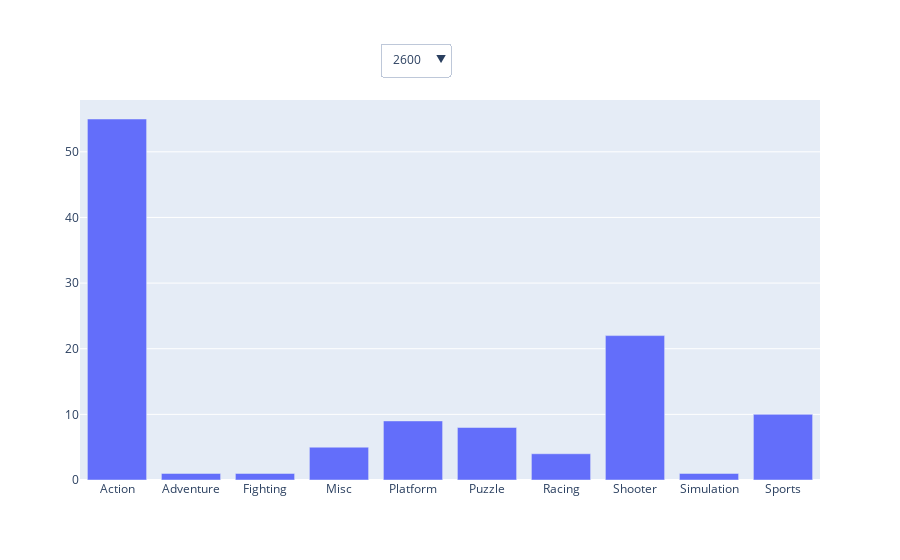

Here is the notebook cell this chart was saved with:
### Code cell
console = sorted(set(games_clean['Platform']))

fig = go.Figure()

platform_plot_names = []

buttons = []

default_platform = '2600'

for platform_names in console:
    platform = games_clean[games_clean['Platform'] == platform_names]
    
    fig.add_trace(go.Bar(
        x = platform.groupby(['Genre'])['Rank'].count().index,
        y = platform.groupby(['Genre'])['Rank'].count().values,
                  visible = (platform_names == default_platform)
                 ))
    
    platform_plot_names.extend([platform_names])
    
for platform_names in console:
    buttons.append(dict(method='update',
                       label = platform_names,
                       args = [{'visible':[platform_names == r for r in platform_plot_names]}]))
    
    
fig.update_layout(showlegend=False, updatemenus=[{"buttons": buttons, "direction": "down",
                                                  "active": console.index(default_platform), 
                                                  "showactive": True, "x": 0.5, "y": 1.15}])
fig.show()

### Figure 1 — Plotly figure (JSON) as saved in the notebook; plotly's stock layout.template omitted (floating-point values rounded to 4 significant figures)
{"data": [{"type": "bar", "visible": true, "x": ["Action", "Adventure", "Fighting", "Misc", "Platform", "Puzzle", "Racing", "Shooter", "Simulation", "Sports"], "y": [55, 1, 1, 5, 9, 8, 4, 22, 1, 10]}, {"type": "bar", "visible": false, "x": ["Adventure", "Puzzle", "Simulation"], "y": [1, 1, 1]}, {"type": "bar", "visible": false, "x": ["Action", "Adventure", "Fighting", "Misc", "Platform", "Puzzle", "Racing", "Role-Playing", "Shooter", "Simulation", "Sports", "Strategy"], "y": [180, 36, 14, 53, 28, 19, 10, 85, 6, 28, 25, 15]}, {"type": "bar", "visible": false, "x": ["Action", "Adventure", "Fighting", "Platform", "Racing", "Role-Playing", "Shooter", "Simulation", "Sports"], "y": [3, 11, 12, 2, 6, 4, 3, 1, 10]}, {"type": "bar", "visible": false, "x": ["Action", "Adventure", "Fighting", "Misc", "Platform", "Puzzle", "Racing", "Role-Playing", "Shooter", "Simulation", "Sports", "Strategy"], "y": [335, 238, 36, 389, 89, 236, 66, 196, 42, 280, 146, 78]}, {"type": "bar", "visible": false, "x": ["Action", "Adventure", "Misc", "Platform", "Puzzle", "Racing", "Role-Playing", "Shooter", "Simulation", "Sports", "Strategy"], "y": [6, 5, 8, 18, 15, 2, 21, 1, 5, 9, 7]}, {"type": "bar", "visible": false, "x": ["Action", "Adventure", "Fighting", "Misc", "Platform", "Puzzle", "Racing", "Role-Playing", "Shooter", "Simulation", "Sports", "Strategy"], "y": [162, 36, 23, 86, 139, 39, 64, 73, 40, 18, 88, 18]}, {"type": "bar", "visible": false, "x": ["Action", "Adventure", "Fighting", "Misc", "Platform", "Puzzle", "Racing", "Role-Playing", "Shooter", "Simulation", "Sports", "Strategy"], "y": [98, 20, 42, 35, 73, 12, 60, 25, 48, 12, 106, 11]}, {"type": "bar", "visible": false, "x": ["Action", "Adventure", "Fighting", "Misc", "Platform", "Racing", "Role-Playing", "Shooter", "Sports", "Strategy"], "y": [3, 2, 5, 1, 7, 1, 3, 1, 3, 1]}, {"type": "bar", "visible": false, "x": ["Platform"], "y": [1]}, {"type": "bar", "visible": false, "x": ["Action", "Adventure", "Fighting", "Misc", "Platform", "Puzzle", "Racing", "Role-Playing", "Shooter", "Simulation", "Sports", "Strategy"], "y": [37, 4, 29, 18, 30, 12, 57, 7, 24, 10, 79, 9]}, {"type": "bar", "visible": false, "x": ["Action", "Adventure", "Fighting", "Misc", "Platform", "Puzzle", "Racing", "Role-Playing", "Shooter", "Sports"], "y": [13, 1, 4, 2, 28, 14, 4, 11, 7, 14]}, {"type": "bar", "visible": false, "x": ["Fighting", "Sports"], "y": [11, 1]}, {"type": "bar", "visible": false, "x": ["Action", "Adventure", "Fighting", "Misc", "Platform", "Puzzle", "Racing", "Role-Playing", "Shooter", "Simulation", "Sports", "Strategy"], "y": [161, 65, 5, 22, 11, 25, 56, 103, 145, 112, 49, 184]}, {"type": "bar", "visible": false, "x": ["Role-Playing"], "y": [1]}, {"type": "bar", "visible": false, "x": ["Action", "Adventure", "Fighting", "Misc", "Platform", "Puzzle", "Racing", "Role-Playing", "Shooter", "Simulation", "Sports", "Strategy"], "y": [154, 67, 108, 76, 64, 32, 144, 97, 96, 60, 221, 70]}, {"type": "bar", "visible": false, "x": ["Action", "Adventure", "Fighting", "Misc", "Platform", "Puzzle", "Racing", "Role-Playing", "Shooter", "Simulation", "Sports", "Strategy"], "y": [345, 196, 146, 218, 101, 18, 212, 183, 158, 89, 391, 70]}, {"type": "bar", "visible": false, "x": ["Action", "Adventure", "Fighting", "Misc", "Platform", "Puzzle", "Racing", "Role-Playing", "Shooter", "Simulation", "Sports", "Strategy"], "y": [373, 72, 76, 121, 36, 2, 90, 117, 155, 30, 210, 22]}, {"type": "bar", "visible": false, "x": ["Action", "Adventure", "Fighting", "Misc", "Platform", "Puzzle", "Racing", "Role-Playing", "Shooter", "Simulation", "Sports", "Strategy"], "y": [122, 19, 17, 15, 11, 1, 17, 47, 34, 5, 43, 5]}, {"type": "bar", "visible": false, "x": ["Action", "Adventure", "Fighting", "Misc", "Platform", "Puzzle", "Racing", "Role-Playing", "Shooter", "Simulation", "Sports", "Strategy"], "y": [217, 213, 73, 104, 36, 44, 65, 191, 37, 29, 130, 58]}, {"type": "bar", "visible": false, "x": ["Action", "Adventure", "Fighting", "Misc", "Platform", "Puzzle", "Racing", "Role-Playing", "Shooter", "Simulation", "Sports", "Strategy"], "y": [141, 85, 16, 24, 10, 3, 11, 82, 5, 3, 23, 7]}, {"type": "bar", "visible": false, "x": ["Action", "Adventure", "Fighting", "Misc", "Platform", "Puzzle", "Racing", "Role-Playing", "Shooter", "Simulation", "Sports", "Strategy"], "y": [3, 26, 31, 15, 5, 5, 8, 17, 22, 7, 16, 18]}, {"type": "bar", "visible": false, "x": ["Misc", "Platform", "Racing", "Role-Playing", "Strategy"], "y": [2, 1, 1, 1, 1]}, {"type": "bar", "visible": false, "x": ["Action", "Adventure", "Fighting", "Misc", "Platform", "Puzzle", "Racing", "Role-Playing", "Shooter", "Simulation", "Sports", "Strategy"], "y": [12, 4, 25, 17, 26, 13, 9, 50, 10, 9, 49, 15]}, {"type": "bar", "visible": false, "x": ["Adventure", "Shooter"], "y": [1, 1]}, {"type": "bar", "visible": false, "x": ["Role-Playing", "Strategy"], "y": [4, 2]}, {"type": "bar", "visible": false, "x": ["Action", "Adventure", "Fighting", "Misc", "Platform", "Puzzle", "Racing", "Role-Playing", "Shooter", "Simulation", "Sports", "Strategy"], "y": [230, 83, 41, 272, 57, 54, 92, 35, 61, 84, 256, 25]}, {"type": "bar", "visible": false, "x": ["Action", "Adventure", "Fighting", "Misc", "Platform", "Puzzle", "Racing", "Role-Playing", "Shooter", "Simulation", "Sports", "Strategy"], "y": [63, 3, 5, 21, 16, 4, 3, 6, 10, 1, 8, 3]}, {"type": "bar", "visible": false, "x": ["Action", "Adventure", "Fighting", "Misc", "Platform", "Puzzle", "Racing", "Role-Playing", "Shooter", "Simulation", "Sports", "Strategy"], "y": [318, 47, 65, 122, 24, 6, 102, 75, 197, 36, 215, 27]}, {"type": "bar", "visible": false, "x": ["Action", "Adventure", "Fighting", "Misc", "Platform", "Puzzle", "Racing", "Role-Playing", "Shooter", "Simulation", "Sports", "Strategy"], "y": [152, 26, 44, 45, 49, 7, 122, 23, 124, 24, 166, 21]}, {"type": "bar", "visible": false, "x": ["Action", "Adventure", "Fighting", "Misc", "Platform", "Racing", "Role-Playing", "Shooter", "Simulation", "Sports", "Strategy"], "y": [68, 12, 7, 15, 4, 19, 13, 33, 3, 36, 3]}], "layout": {"showlegend": false, "updatemenus": [{"active": 0, "buttons": [{"args": [{"visible": [true, false, false, false, false, false, false, false, false, false, false, false, false, false, false, false, false, false, false, false, false, false, false, false, false, false, false, false, false, false, false]}], "label": "2600", "method": "update"}, {"args": [{"visible": [false, true, false, false, false, false, false, false, false, false, false, false, false, false, false, false, false, false, false, false, false, false, false, false, false, false, false, false, false, false, false]}], "label": "3DO", "method": "update"}, {"args": [{"visible": [false, false, true, false, false, false, false, false, false, false, false, false, false, false, false, false, false, false, false, false, false, false, false, false, false, false, false, false, false, false, false]}], "label": "3DS", "method": "update"}, {"args": [{"visible": [false, false, false, true, false, false, false, false, false, false, false, false, false, false, false, false, false, false, false, false, false, false, false, false, false, false, false, false, false, false, false]}], "label": "DC", "method": "update"}, {"args": [{"visible": [false, false, false, false, true, false, false, false, false, false, false, false, false, false, false, false, false, false, false, false, false, false, false, false, false, false, false, false, false, false, false]}], "label": "DS", "method": "update"}, {"args": [{"visible": [false, false, false, false, false, true, false, false, false, false, false, false, false, false, false, false, false, false, false, false, false, false, false, false, false, false, false, false, false, false, false]}], "label": "GB", "method": "update"}, {"args": [{"visible": [false, false, false, false, false, false, true, false, false, false, false, false, false, false, false, false, false, false, false, false, false, false, false, false, false, false, false, false, false, false, false]}], "label": "GBA", "method": "update"}, {"args": [{"visible": [false, false, false, false, false, false, false, true, false, false, false, false, false, false, false, false, false, false, false, false, false, false, false, false, false, false, false, false, false, false, false]}], "label": "GC", "method": "update"}, {"args": [{"visible": [false, false, false, false, false, false, false, false, true, false, false, false, false, false, false, false, false, false, false, false, false, false, false, false, false, false, false, false, false, false, false]}], "label": "GEN", "method": "update"}, {"args": [{"visible": [false, false, false, false, false, false, false, false, false, true, false, false, false, false, false, false, false, false, false, false, false, false, false, false, false, false, false, false, false, false, false]}], "label": "GG", "method": "update"}, {"args": [{"visible": [false, false, false, false, false, false, false, false, false, false, true, false, false, false, false, false, false, false, false, false, false, false, false, false, false, false, false, false, false, false, false]}], "label": "N64", "method": "update"}, {"args": [{"visible": [false, false, false, false, false, false, false, false, false, false, false, true, false, false, false, false, false, false, false, false, false, false, false, false, false, false, false, false, false, false, false]}], "label": "NES", "method": "update"}, {"args": [{"visible": [false, false, false, false, false, false, false, false, false, false, false, false, true, false, false, false, false, false, false, false, false, false, false, false, false, false, false, false, false, false, false]}], "label": "NG", "method": "update"}, {"args": [{"visible": [false, false, false, false, false, false, false, false, false, false, false, false, false, true, false, false, false, false, false, false, false, false, false, false, false, false, false, false, false, false, false]}], "label": "PC", "method": "update"}, {"args": [{"visible": [false, false, false, false, false, false, false, false, false, false, false, false, false, false, true, false, false, false, false, false, false, false, false, false, false, false, false, false, false, false, false]}], "label": "PCFX", "method": "update"}, {"args": [{"visible": [false, false, false, false, false, false, false, false, false, false, false, false, false, false, false, true, false, false, false, false, false, false, false, false, false, false, false, false, false, false, false]}], "label": "PS", "method": "update"}, {"args": [{"visible": [false, false, false, false, false, false, false, false, false, false, false, false, false, false, false, false, true, false, false, false, false, false, false, false, false, false, false, false, false, false, false]}], "label": "PS2", "method": "update"}, {"args": [{"visible": [false, false, false, false, false, false, false, false, false, false, false, false, false, false, false, false, false, true, false, false, false, false, false, false, false, false, false, false, false, false, false]}], "label": "PS3", "method": "update"}, {"args": [{"visible": [false, false, false, false, false, false, false, false, false, false, false, false, false, false, false, false, false, false, true, false, false, false, false, false, false, false, false, false, false, false, false]}], "label": "PS4", "method": "update"}, {"args": [{"visible": [false, false, false, false, false, false, false, false, false, false, false, false, false, false, false, false, false, false, false, true, false, false, false, false, false, false, false, false, false, false, false]}], "label": "PSP", "method": "update"}, {"args": [{"visible": [false, false, false, false, false, false, false, false, false, false, false, false, false, false, false, false, false, false, false, false, true, false, false, false, false, false, false, false, false, false, false]}], "label": "PSV", "method": "update"}, {"args": [{"visible": [false, false, false, false, false, false, false, false, false, false, false, false, false, false, false, false, false, false, false, false, false, true, false, false, false, false, false, false, false, false, false]}], "label": "SAT", "method": "update"}, {"args": [{"visible": [false, false, false, false, false, false, false, false, false, false, false, false, false, false, false, false, false, false, false, false, false, false, true, false, false, false, false, false, false, false, false]}], "label": "SCD", "method": "update"}, {"args": [{"visible": [false, false, false, false, false, false, false, false, false, false, false, false, false, false, false, false, false, false, false, false, false, false, false, true, false, false, false, false, false, false, false]}], "label": "SNES", "method": "update"}, {"args": [{"visible": [false, false, false, false, false, false, false, false, false, false, false, false, false, false, false, false, false, false, false, false, false, false, false, false, true, false, false, false, false, false, false]}], "label": "TG16", "method": "update"}, {"args": [{"visible": [false, false, false, false, false, false, false, false, false, false, false, false, false, false, false, false, false, false, false, false, false, false, false, false, false, true, false, false, false, false, false]}], "label": "WS", "method": "update"}, {"args": [{"visible": [false, false, false, false, false, false, false, false, false, false, false, false, false, false, false, false, false, false, false, false, false, false, false, false, false, false, true, false, false, false, false]}], "label": "Wii", "method": "update"}, {"args": [{"visible": [false, false, false, false, false, false, false, false, false, false, false, false, false, false, false, false, false, false, false, false, false, false, false, false, false, false, false, true, false, false, false]}], "label": "WiiU", "method": "update"}, {"args": [{"visible": [false, false, false, false, false, false, false, false, false, false, false, false, false, false, false, false, false, false, false, false, false, false, false, false, false, false, false, false, true, false, false]}], "label": "X360", "method": "update"}, {"args": [{"visible": [false, false, false, false, false, false, false, false, false, false, false, false, false, false, false, false, false, false, false, false, false, false, false, false, false, false, false, false, false, true, false]}], "label": "XB", "method": "update"}, {"args": [{"visible": [false, false, false, false, false, false, false, false, false, false, false, false, false, false, false, false, false, false, false, false, false, false, false, false, false, false, false, false, false, false, true]}], "label": "XOne", "method": "update"}], "direction": "down", "showactive": true, "x": 0.5, "y": 1.15}]}}
